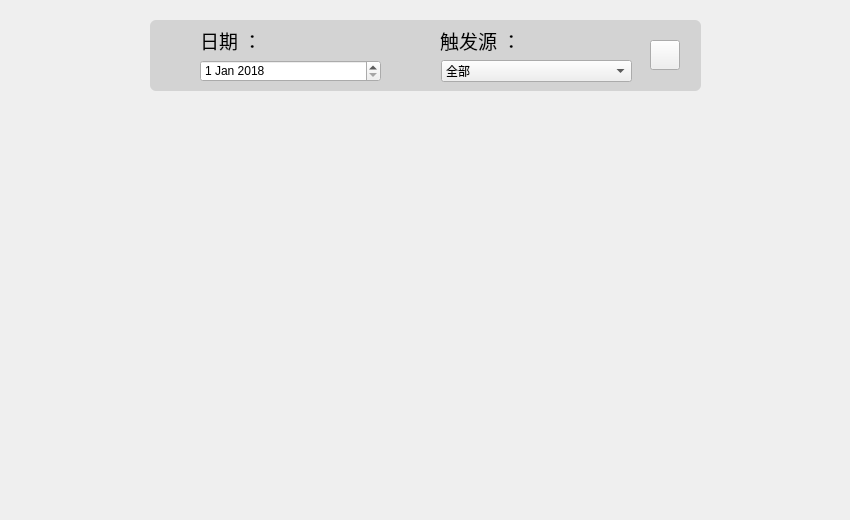
<?xml version="1.0" encoding="UTF-8"?>
<ui version="4.0">
 <class>page6</class>
 <widget class="QWidget" name="page6">
  <property name="geometry">
   <rect>
    <x>0</x>
    <y>0</y>
    <width>850</width>
    <height>520</height>
   </rect>
  </property>
  <property name="windowTitle">
   <string>Form</string>
  </property>
  <widget class="QLabel" name="label_2">
   <property name="geometry">
    <rect>
     <x>150</x>
     <y>20</y>
     <width>551</width>
     <height>71</height>
    </rect>
   </property>
   <property name="styleSheet">
    <string notr="true">QLabel{
	border: 0px;
	border-radius: 6px;
	background-color : LightGray
}</string>
   </property>
   <property name="text">
    <string/>
   </property>
  </widget>
  <widget class="QLabel" name="label_3">
   <property name="geometry">
    <rect>
     <x>200</x>
     <y>30</y>
     <width>71</width>
     <height>21</height>
    </rect>
   </property>
   <property name="font">
    <font>
     <family>黑体</family>
     <pointsize>14</pointsize>
    </font>
   </property>
   <property name="text">
    <string>日期 ：</string>
   </property>
  </widget>
  <widget class="QLabel" name="label_4">
   <property name="geometry">
    <rect>
     <x>440</x>
     <y>30</y>
     <width>81</width>
     <height>21</height>
    </rect>
   </property>
   <property name="font">
    <font>
     <family>黑体</family>
     <pointsize>14</pointsize>
    </font>
   </property>
   <property name="text">
    <string>触发源 ：</string>
   </property>
  </widget>
  <widget class="QComboBox" name="comboBox">
   <property name="geometry">
    <rect>
     <x>441</x>
     <y>60</y>
     <width>191</width>
     <height>22</height>
    </rect>
   </property>
   <property name="editable">
    <bool>false</bool>
   </property>
   <property name="currentText">
    <string>全部</string>
   </property>
   <property name="currentIndex">
    <number>0</number>
   </property>
   <item>
    <property name="text">
     <string>全部</string>
    </property>
   </item>
   <item>
    <property name="text">
     <string>无</string>
    </property>
   </item>
   <item>
    <property name="text">
     <string>围栏翻越</string>
    </property>
   </item>
   <item>
    <property name="text">
     <string>靠近围栏</string>
    </property>
   </item>
   <item>
    <property name="text">
     <string>人流量大</string>
    </property>
   </item>
  </widget>
  <widget class="QPushButton" name="pushButton">
   <property name="geometry">
    <rect>
     <x>650</x>
     <y>40</y>
     <width>30</width>
     <height>30</height>
    </rect>
   </property>
   <property name="text">
    <string/>
   </property>
   <property name="icon">
    <iconset resource="resources.qrc">
     <normaloff>:/.001/Resources/006/fine.png</normaloff>:/.001/Resources/006/fine.png</iconset>
   </property>
   <property name="iconSize">
    <size>
     <width>25</width>
     <height>25</height>
    </size>
   </property>
  </widget>
  <widget class="QDateEdit" name="dateEdit">
   <property name="geometry">
    <rect>
     <x>200</x>
     <y>60</y>
     <width>181</width>
     <height>22</height>
    </rect>
   </property>
   <property name="dateTime">
    <datetime>
     <hour>0</hour>
     <minute>0</minute>
     <second>0</second>
     <year>2018</year>
     <month>1</month>
     <day>1</day>
    </datetime>
   </property>
  </widget>
  <widget class="QWidget" name="gridLayoutWidget">
   <property name="geometry">
    <rect>
     <x>30</x>
     <y>110</y>
     <width>791</width>
     <height>381</height>
    </rect>
   </property>
   <layout class="QGridLayout" name="gridLayout"/>
  </widget>
 </widget>
 <resources>
  <include location="resources.qrc"/>
 </resources>
 <connections/>
</ui>
